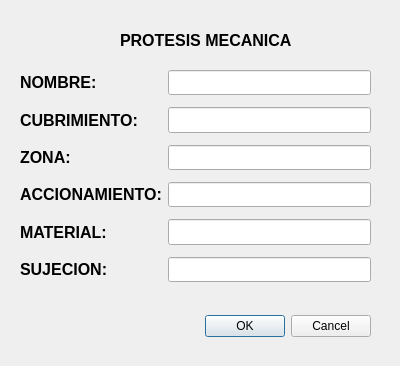
<?xml version="1.0" encoding="UTF-8"?>
<ui version="4.0">
 <class>Dialog</class>
 <widget class="QDialog" name="Dialog">
  <property name="geometry">
   <rect>
    <x>0</x>
    <y>0</y>
    <width>400</width>
    <height>366</height>
   </rect>
  </property>
  <property name="windowTitle">
   <string>Dialog</string>
  </property>
  <widget class="QDialogButtonBox" name="buttonBox">
   <property name="geometry">
    <rect>
     <x>30</x>
     <y>310</y>
     <width>341</width>
     <height>32</height>
    </rect>
   </property>
   <property name="orientation">
    <enum>Qt::Horizontal</enum>
   </property>
   <property name="standardButtons">
    <set>QDialogButtonBox::Cancel|QDialogButtonBox::Ok</set>
   </property>
  </widget>
  <widget class="QWidget" name="formLayoutWidget">
   <property name="geometry">
    <rect>
     <x>20</x>
     <y>70</y>
     <width>351</width>
     <height>212</height>
    </rect>
   </property>
   <layout class="QFormLayout" name="formLayout">
    <item row="0" column="0">
     <widget class="QLabel" name="label">
      <property name="font">
       <font>
        <pointsize>12</pointsize>
        <weight>75</weight>
        <bold>true</bold>
       </font>
      </property>
      <property name="text">
       <string>NOMBRE:</string>
      </property>
     </widget>
    </item>
    <item row="2" column="0">
     <widget class="QLabel" name="label_2">
      <property name="font">
       <font>
        <pointsize>12</pointsize>
        <weight>75</weight>
        <bold>true</bold>
       </font>
      </property>
      <property name="text">
       <string>CUBRIMIENTO:</string>
      </property>
     </widget>
    </item>
    <item row="4" column="0">
     <widget class="QLabel" name="label_3">
      <property name="font">
       <font>
        <pointsize>12</pointsize>
        <weight>75</weight>
        <bold>true</bold>
       </font>
      </property>
      <property name="text">
       <string>ZONA:</string>
      </property>
     </widget>
    </item>
    <item row="0" column="1">
     <widget class="QLineEdit" name="campo_nombre">
      <property name="font">
       <font>
        <pointsize>12</pointsize>
       </font>
      </property>
     </widget>
    </item>
    <item row="2" column="1">
     <widget class="QLineEdit" name="campo_cubrimiento">
      <property name="font">
       <font>
        <pointsize>12</pointsize>
       </font>
      </property>
     </widget>
    </item>
    <item row="4" column="1">
     <widget class="QLineEdit" name="campo_zona">
      <property name="font">
       <font>
        <pointsize>12</pointsize>
       </font>
      </property>
     </widget>
    </item>
    <item row="1" column="1">
     <spacer name="verticalSpacer">
      <property name="orientation">
       <enum>Qt::Vertical</enum>
      </property>
      <property name="sizeHint" stdset="0">
       <size>
        <width>20</width>
        <height>40</height>
       </size>
      </property>
     </spacer>
    </item>
    <item row="3" column="1">
     <spacer name="verticalSpacer_2">
      <property name="orientation">
       <enum>Qt::Vertical</enum>
      </property>
      <property name="sizeHint" stdset="0">
       <size>
        <width>20</width>
        <height>40</height>
       </size>
      </property>
     </spacer>
    </item>
    <item row="6" column="0">
     <widget class="QLabel" name="label_5">
      <property name="font">
       <font>
        <pointsize>12</pointsize>
        <weight>75</weight>
        <bold>true</bold>
       </font>
      </property>
      <property name="text">
       <string>ACCIONAMIENTO:</string>
      </property>
     </widget>
    </item>
    <item row="8" column="0">
     <widget class="QLabel" name="label_6">
      <property name="font">
       <font>
        <pointsize>12</pointsize>
        <weight>75</weight>
        <bold>true</bold>
       </font>
      </property>
      <property name="text">
       <string>MATERIAL:</string>
      </property>
     </widget>
    </item>
    <item row="10" column="0">
     <widget class="QLabel" name="label_7">
      <property name="font">
       <font>
        <pointsize>12</pointsize>
        <weight>75</weight>
        <bold>true</bold>
       </font>
      </property>
      <property name="text">
       <string>SUJECION:</string>
      </property>
     </widget>
    </item>
    <item row="6" column="1">
     <widget class="QLineEdit" name="campo_accionamiento">
      <property name="font">
       <font>
        <pointsize>12</pointsize>
       </font>
      </property>
     </widget>
    </item>
    <item row="8" column="1">
     <widget class="QLineEdit" name="campo_material">
      <property name="font">
       <font>
        <pointsize>12</pointsize>
       </font>
      </property>
     </widget>
    </item>
    <item row="10" column="1">
     <widget class="QLineEdit" name="campo_sujecion">
      <property name="font">
       <font>
        <pointsize>12</pointsize>
       </font>
      </property>
     </widget>
    </item>
    <item row="5" column="1">
     <spacer name="verticalSpacer_3">
      <property name="orientation">
       <enum>Qt::Vertical</enum>
      </property>
      <property name="sizeHint" stdset="0">
       <size>
        <width>20</width>
        <height>40</height>
       </size>
      </property>
     </spacer>
    </item>
    <item row="7" column="1">
     <spacer name="verticalSpacer_4">
      <property name="orientation">
       <enum>Qt::Vertical</enum>
      </property>
      <property name="sizeHint" stdset="0">
       <size>
        <width>20</width>
        <height>40</height>
       </size>
      </property>
     </spacer>
    </item>
    <item row="9" column="1">
     <spacer name="verticalSpacer_5">
      <property name="orientation">
       <enum>Qt::Vertical</enum>
      </property>
      <property name="sizeHint" stdset="0">
       <size>
        <width>20</width>
        <height>40</height>
       </size>
      </property>
     </spacer>
    </item>
   </layout>
  </widget>
  <widget class="QLabel" name="label_4">
   <property name="geometry">
    <rect>
     <x>120</x>
     <y>20</y>
     <width>191</width>
     <height>41</height>
    </rect>
   </property>
   <property name="font">
    <font>
     <pointsize>12</pointsize>
     <weight>75</weight>
     <bold>true</bold>
    </font>
   </property>
   <property name="text">
    <string>PROTESIS MECANICA</string>
   </property>
  </widget>
 </widget>
 <resources/>
 <connections>
  <connection>
   <sender>buttonBox</sender>
   <signal>accepted()</signal>
   <receiver>Dialog</receiver>
   <slot>accept()</slot>
   <hints>
    <hint type="sourcelabel">
     <x>248</x>
     <y>254</y>
    </hint>
    <hint type="destinationlabel">
     <x>157</x>
     <y>274</y>
    </hint>
   </hints>
  </connection>
  <connection>
   <sender>buttonBox</sender>
   <signal>rejected()</signal>
   <receiver>Dialog</receiver>
   <slot>reject()</slot>
   <hints>
    <hint type="sourcelabel">
     <x>316</x>
     <y>260</y>
    </hint>
    <hint type="destinationlabel">
     <x>286</x>
     <y>274</y>
    </hint>
   </hints>
  </connection>
 </connections>
</ui>
